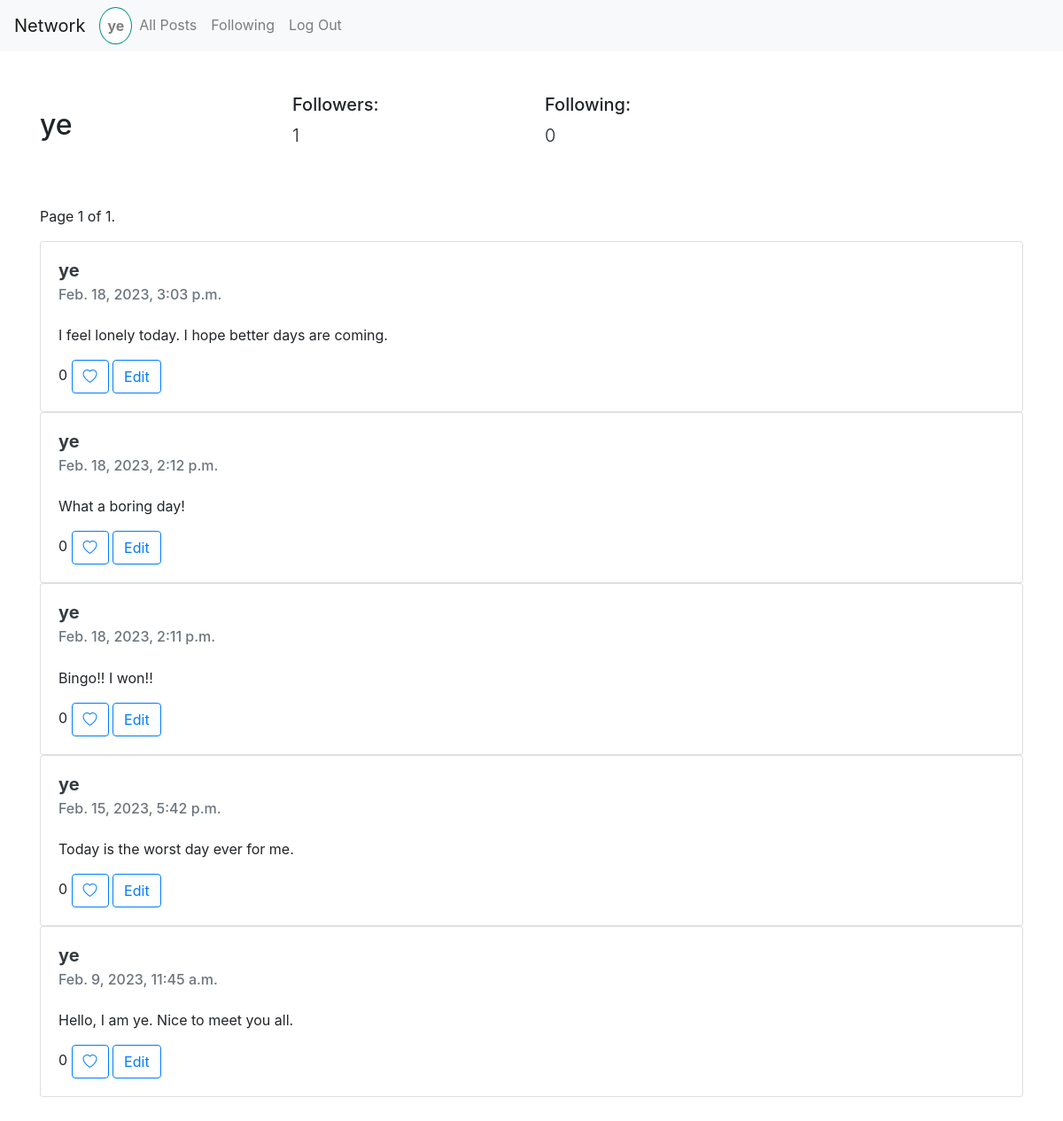
Page /profile-view/ye (signed in) on the earlier database version.
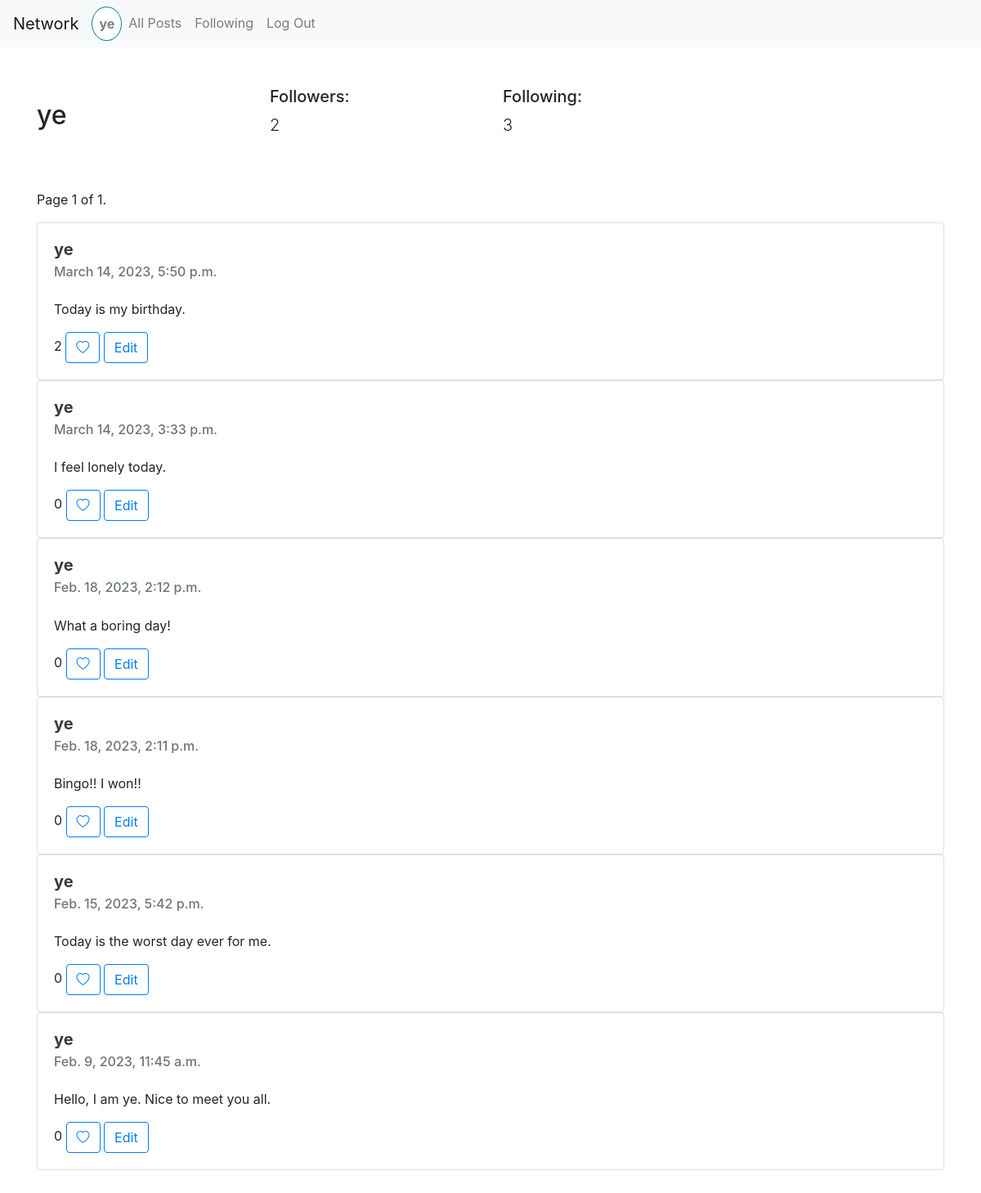
Same page on the later database version.
### network/models.py (models this page shows, shortened)
class Profile(models.Model):
    user = models.ForeignKey(User,on_delete=models.CASCADE)
    id_user = models.IntegerField()
    followers = models.IntegerField(default=0)
    following = models.IntegerField(default=0)

class Post(models.Model):
    user = models.CharField(max_length=100)
    content = models.TextField()
    created_at = models.DateTimeField(default=datetime.now)
    likes = models.IntegerField(default=0)
    class Meta:
        ordering = ['-created_at']

class User(AbstractUser):
    pass

### network/views.py (the view)
# urls.py: path('profile-view/<str:user>',views.profile_view,name='profile_view'),
@login_required(login_url='login')
def profile_view(request,user):
    user_profile = User.objects.get(username=user)
    profile = Profile.objects.get(user=user_profile)
    posts = Post.objects.filter(user=user)
    paginator = Paginator(posts,10) # Show 10 posts per page
    page_number = request.GET.get('page')
    page_obj = paginator.get_page(page_number)
    already_followed = Follow.objects.filter(user_follow=request.user.username,user_profile=user_profile.username).first()
    liked_posts_all = []
    for post in posts:
        liked_posts = LikePost.objects.filter(user=request.user.username,post_id=post.id)
        liked_posts_all.extend(liked_posts)
    return render(request,'network/profile.html',{
        'profile':profile,
        'page_obj':page_obj,
        'user_profile': user_profile.username,
        'user_request': request.user.username,
        'already_followed': already_followed,
        'liked_posts': liked_posts_all
    })

### network/templates/network/profile.html (shortened to what this page needs)
{% extends 'network/layout.html' %}
{% load static %}
{% block body %}
<div class="container">
    <div class="row justify-content-center align-items-center my-5">
        <div class="col-3 ">
            <h2>{{profile.user.username}}</h2>
        </div>
        <div class="col-3">
            <h5> Followers:</h5> <p id="follower_count" class="lead">{{ profile.followers }}</p>
        </div>
        <div class="col-3">
            <h5> Following:</h5>  <p class="lead">{{ profile.following }}</p>
        </div>
    </div>
    <div class="row justify-content-center align-items-center my-5">
        <div class="col-12">
            <nav aria-label="post pages">
                <span class="current">
                    Page {{ page_obj.number }} of {{ page_obj.paginator.num_pages }}.
                </span>
            </nav>
        {% if page_obj %}
            {% for post in page_obj %}
            <div class="card" style="width: 100%;">
                <div class="card-body">
                    <h5 class="card-title"><a class="text-dark" href="{% url 'profile_view' post.user %}"><strong>{{post.user}}</strong></a></h5>
                    <h6 class="card-subtitle mb-4 text-muted">{{ post.created_at }}</h6>
                    <p class="card-text">{{ post.content }}</p>
                    <span id="like_count{{post.id}}">{{ post.likes }}</span>
                    <button type="button" id="like{{post.id}}" class="like btn btn-outline-primary" value="like">
                        {% if liked_posts %}
                        {% for liked_post in liked_posts %}
                                {% if post.id == liked_post.post_id %}
                                    <i id="heart{{post.id}}" class="bi bi-heart-fill"></i>
                                {% else %}
                                    <i id="heart{{post.id}}" class="bi bi-heart"></i>
                                {% endif %}
                        {% endfor %}
                        {% else %}
                            <i id="heart{{post.id}}" class="bi bi-heart"></i>
                        {% endif %}
                    </button>
                    {% if user.username == post.user %}
                        <a href="#" class="card-link btn btn-outline-primary">Edit</a>
                    {% else %}
                        <div></div>
                    {% endif %}
                </div>
            </div>
        {% endfor %}
        {% else %}
            <h4 class="text-center text-muted display-4 mt-5">No posts yet</h4>
        {% endif %}
        </div>
    </div>
</div>
{% endblock%}

Differences in the rows shown:
changed Profile "ye": followers "1" → "2"; following "0" → "3"
added Post: user "ye", created_at "March 14, 2023, 5:50 p.m.", content "Today is my birthday.", likes "2", shows "Edit"
changed Post: created_at "Feb. 18, 2023, 3:03 p.m." → "March 14, 2023, 3:33 p.m."; content "I feel lonely today. I hope better days are coming." → "I feel lonely today."
